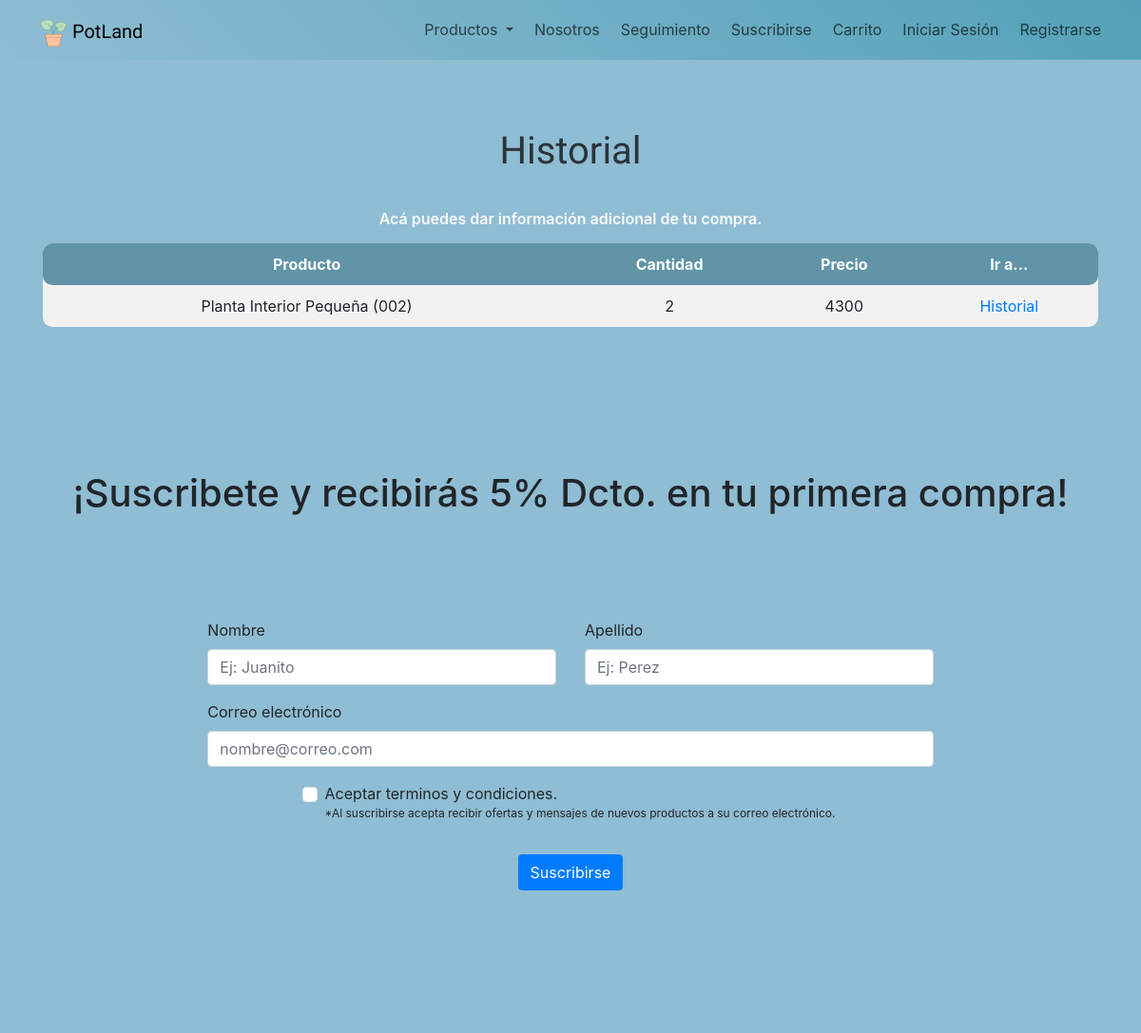
Screenshot of /detalle/4 with the database file from the repository.
### core/models.py (models this page shows, shortened)
class DetalleVenta(models.Model):
    id = models.AutoField(primary_key=True)
    venta = models.ForeignKey(to=Venta, on_delete=models.CASCADE)
    producto = models.ForeignKey(to=Producto, on_delete=models.CASCADE)
    cantidad = models.IntegerField()
    precio = models.IntegerField()

class Producto(models.Model):
    codigo = models.CharField(max_length=4,primary_key=True)
    detalle = models.CharField(max_length=200)
    precio = models.IntegerField()
    stock = models.PositiveIntegerField()
    oferta = models.BooleanField()
    porcentaje_oferta = models.IntegerField(default=0)
    imagen = models.CharField(max_length=200)
    def __str__(self):
        return self.detalle + " (" + self.codigo + ")"

### core/views.py (the view)
# urls.py: path('detalle/<int:id>', detalle, name="detalle"),
def detalle(request, id):
    try:
        venta = Venta.objects.get(id=id)
        detalles = DetalleVenta.objects.filter(venta=venta)
    except Venta.DoesNotExist:
        detalles = None
    return render(request, "core/detalle.html", {"detalles": detalles})

### core/templates/core/detalle.html (shortened to what this page needs)
{% extends 'core/base-index.html' %}
{% load static %}
{% block css %}
<link rel="stylesheet" href="{% static 'css/products.css' %}"/>
{% endblock %}
{% block content %}
    <div class="products">
        <div class="container">
            <h1 class="lg-title">Historial</h1>
            <p class="text-light">Acá puedes dar información adicional de tu compra.</p>
            <table class="cart-table">
                <thead>
                    <tr>
                        <th>Producto</th>
                        <th>Cantidad</th>
                        <th>Precio</th>
                        <th>Ir a...</th>
                    </tr>
                </thead>
                <tbody>
                  {% for detalle in detalles %}
                      <tr>
                          <td>{{ detalle.producto }}</td>
                          <td>{{ detalle.cantidad }}</td>
                          <td>{{ detalle.precio }}</td>
                          <td><a href="{% url 'historial_compra' %}" class="custom-button">Historial</a></td>
                      </tr>
                  {% endfor %}
              </tbody>
            </table>
        </div>
    </div>
{% endblock %}

### core/static/css/products.css (style rules this page uses)
* { margin: 0; padding: 0; box-sizing: border-box; }
body { font-family: 'Nunito', sans-serif; }
.container { width: 85vw; margin: 0 auto; }
.lg-title,.md-title,.sm-title { font-family: 'Satisfy', cursive; padding: 0.6rem 0; text-transform: capitalize; }
.lg-title { font-size: 2.5rem; font-weight: 500; text-align: center; padding: 1.3rem 0; opacity: 0.9; }
.text-light { font-size: 1rem; font-weight: 600; line-height: 1.5; opacity: 1; margin: 0.4rem 0; }
.products { background: #8fbdd3; padding: 3.2rem 0; }
.products .text-light { text-align: center; width: 70%; margin: 0.9rem auto; }
@media screen and (min-width: 1200px) { .products .text-light { width: 50%; } }
.cart-table { width: 100%; border-collapse: collapse; background-color: #f2f2f2; border-radius: 10px; }
.cart-table thead { background-color: #6094a6; color: white; }
.cart-table th, .cart-table td { padding: 10px; text-align: center; }
.cart-table th:first-child, .cart-table td:first-child { border-top-left-radius: 10px; border-bottom-left-radius: 10px; }
.cart-table th:last-child, .cart-table td:last-child { border-top-right-radius: 10px; border-bottom-right-radius: 10px; }

### rows the page displays
DetalleVenta: producto "Planta Interior Pequeña (002)", cantidad "2", precio "4300"
